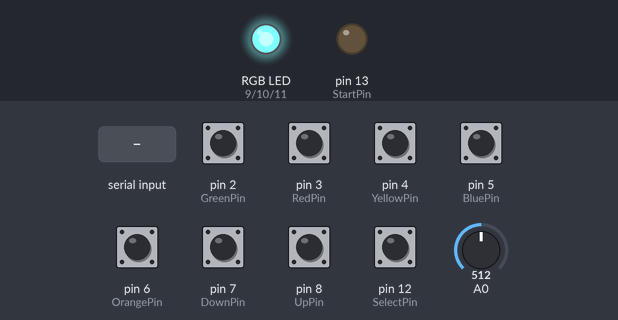
Simulated run of this sketch. Board: Arduino Uno, built with avr-gcc and run on an emulated ATmega328P. On the bench: an RGB LED mixed from three pins (HIGH = lit), output pins drawn as LEDs (lit = HIGH). The test bench sets the inputs (shaded band); at power-on: pin 2 (GreenPin), pin 3 (RedPin), pin 4 (YellowPin), pin 5 (BluePin), pin 6 (OrangePin), pin 7 (DownPin), pin 8 (UpPin), pin 12 (SelectPin) HIGH, A0 = 512. What the sketch prints to the serial monitor is not drawn.

Above: at 1.2 s.
1.3 s: byte 30 received over Serial
At 1.7 s:
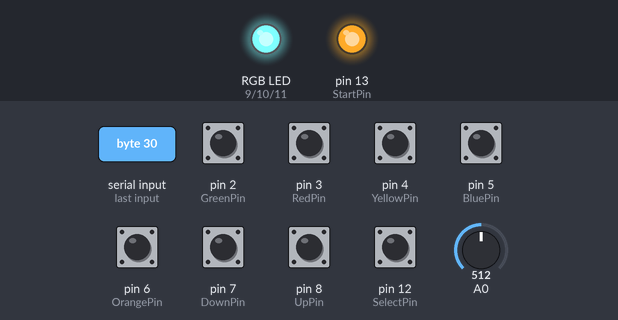
2.8 s: pin 2 (GreenPin) pulled LOW for 0.15 s
At 2.87 s:
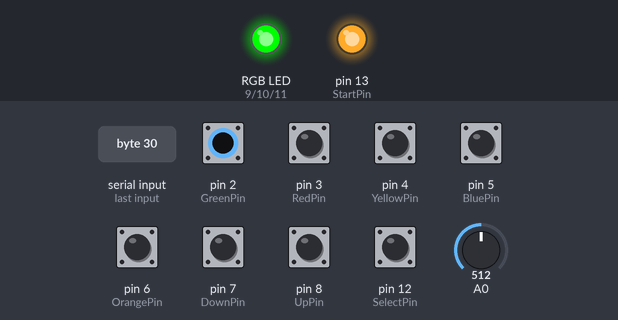
4.4 s: pin 3 (RedPin) pulled LOW for 0.15 s
At 4.47 s:
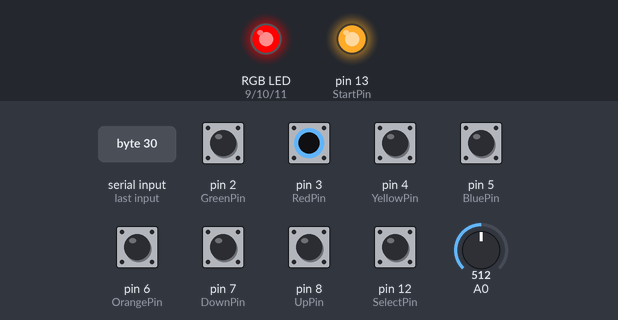
6.0 s: pin 4 (YellowPin) pulled LOW for 0.15 s
At 6.07 s:
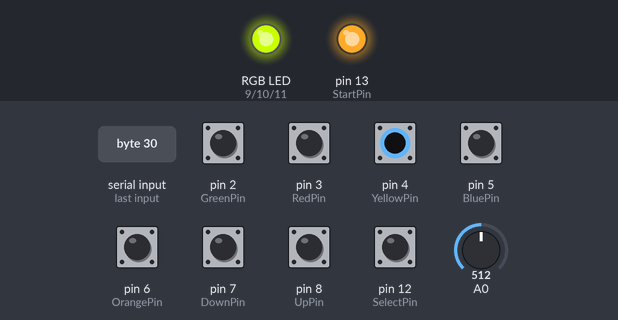
7.6 s: pin 5 (BluePin) pulled LOW for 0.15 s
At 7.67 s:
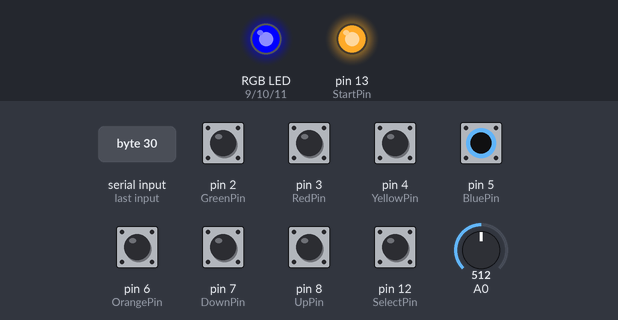
9.2 s: pin 6 (OrangePin) pulled LOW for 0.15 s
At 9.6 s:
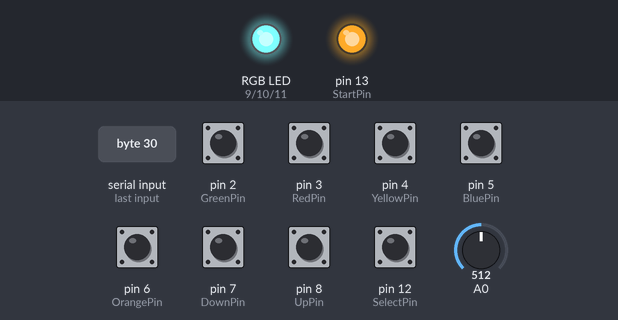
Timing chart, 0 to 11.8 s (numbered marks = the images above; inputs shaded):
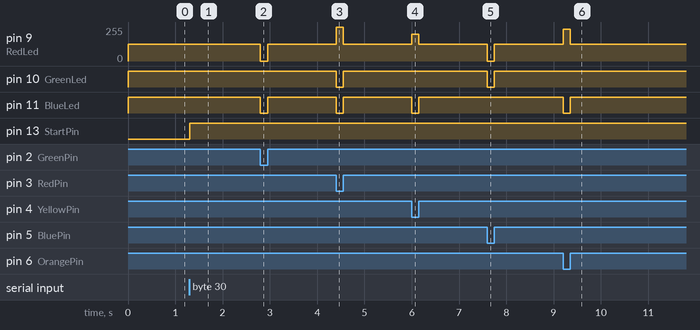

The sketch:

LesPaulToUnoJoy.ino
```cpp
#include "UnoJoy.h"

typedef void (* CallbackArray)(int);

const byte GreenPin = 2;
const byte RedPin = 3;
const byte YellowPin = 4;
const byte BluePin = 5;
const byte OrangePin = 6;

const byte DownPin = 7;
const byte UpPin = 8;

const byte SelectPin = 12;
const byte StartPin = 13;

const byte RedLed = 9;
const byte GreenLed = 10;
const byte BlueLed = 11;

const byte frets[] = {GreenPin, RedPin, YellowPin, BluePin, OrangePin};
const byte inputs[] = {UpPin, DownPin, SelectPin, StartPin};

byte buttons[sizeof(frets) + sizeof(inputs)];

const byte outputPins[3] = {RedLed, GreenLed, BlueLed};

void setup(){
  mergeInputs();
  setupInputs();
  setupLeds();
  setupUnoJoy();
}

void mergeInputs() {
  memcpy(buttons, frets, sizeof(frets));
  memcpy(&buttons[sizeof(frets)], inputs, sizeof(inputs));
}

void setupInputs(void){
  for (int i = 0; i < sizeof(buttons); i++){
    pinMode(buttons[i], INPUT);
    digitalWrite(buttons[i], HIGH);
  }

  pinMode(A0, INPUT);
  digitalWrite(A0, HIGH);
}

void setupLeds() {
  for (int i = 0; i < sizeof(outputPins); i++){
    pinMode(outputPins[i], OUTPUT);
  }
}

void loop(){
  dataForController_t controllerData = getControllerData();
  setControllerData(controllerData);
  setLeds();
}

void setLeds() {
  CallbackArray callbacks[] = {
    lightGreen,
    lightRed,
    lightYellow,
    lightBlue,
    lightOrange
  };

  for (int pin = sizeof(frets) - 1; pin >= 0; pin--){
    if (digitalRead(frets[pin]) == LOW) {
      callbacks[pin](NULL);
      return;
    }
  }

  lightWhite();
}

void lightGreen() {
  digitalWrite(RedLed, LOW);
  digitalWrite(GreenLed, HIGH);
  digitalWrite(BlueLed, LOW);
}

void lightRed() {
  digitalWrite(RedLed, HIGH);
  digitalWrite(GreenLed, LOW);
  digitalWrite(BlueLed, LOW);
}

void lightYellow() {
  analogWrite(RedLed, 200);
  analogWrite(GreenLed, 255);
  digitalWrite(BlueLed, LOW);
}

void lightBlue() {
  digitalWrite(RedLed, LOW);
  digitalWrite(GreenLed, LOW);
  digitalWrite(BlueLed, HIGH);
}

void lightOrange() {
  analogWrite(RedLed, 240);
  analogWrite(GreenLed, 255);
  digitalWrite(BlueLed, LOW);
}

void lightWhite() {
  analogWrite(RedLed, 127);
  analogWrite(GreenLed, 255);
  analogWrite(BlueLed, 255);
}

dataForController_t getControllerData(void){
  dataForController_t controllerData = getBlankDataForController();

  controllerData.squareOn = !digitalRead(GreenPin);
  controllerData.crossOn = !digitalRead(RedPin);
  controllerData.circleOn = !digitalRead(YellowPin);
  controllerData.triangleOn = !digitalRead(BluePin);
  controllerData.l1On = !digitalRead(OrangePin);

  controllerData.dpadUpOn = !digitalRead(UpPin);
  controllerData.dpadDownOn = !digitalRead(DownPin);

  controllerData.selectOn = !digitalRead(SelectPin);
  controllerData.startOn = !digitalRead(StartPin);

  controllerData.leftStickX = analogRead(A0) >> 2;

  return controllerData;
}
```

UnoJoy.h
```cpp
/*  UnoJoy.h
 *   Alan Chatham - 2012
 *    RMIT Exertion Games Lab
 *
 *  This library gives you a standard way to create Arduino code that talks
 *   to the UnoJoy firmware in order to make native USB game controllers.
 *  Functions:
 *   setupUnoJoy()
 *   getBlankDataForController()
 *   setControllerData(dataForController_t dataToSet)
 *
 *   NOTE: You cannot use pins 0 or 1 if you use this code - they are used by the serial communication.
 *         Also, the setupUnoJoy() function starts the serial port at 38400, so if you're using
 *         the serial port to debug and it's not working, this may be your problem.
 *
 *   === How to use this library ===
 *   If you want, you can move this file into your Arduino/Libraries folder, then use it like a normal library.
 *   However, since you'll need to refer to the details of the dataForController_t struct in this file, I would suggest you use
 *    it by adding it to your Arduino sketch manually (in Arduino, go to Sketch->Add file...)
 *
 *  To use this library to make a controller, you'll need to do 3 things:
 *   Call setupUnoJoy(); in the setup() block
 *   Create and populate a dataForController_t type variable and fill it with your data
 *         The getBlankDataForController() function is good for that.
 *   Call setControllerData(yourData); where yourData is the variable from above,
 *         somewhere in your loop(), once you're ready to push your controller data to the system.
 *         If you forget to call sendControllerData in your loop, your controller won't ever do anything
 *
 *  You can then debug the controller with the included Processing sketch, UnoJoyProcessingVisualizer
 *
 *  To turn it into an actual USB video game controller, you'll reflash the
 *   Arduino's communication's chip using the instructions found in the 'Firmware' folder,
 *   then unplug and re-plug in the Arduino.
 *
 *  Details about the dataForController_t type are below, but in order to create and use it,
 *   you'll declare it like:
 *
 *      dataForController_t sexyControllerData;
 *
 *   and then control button presses and analog stick movement with statements like:
 *
 *      sexyControllerData.triangleOn = 1;   // Marks the triangle button as pressed
 *      sexyControllerData.squareOn = 0;     // Marks the square button as unpressed
 *      sexyControllerData.leftStickX = 90;  // Analog stick values can range from 0 - 255
 */

#ifndef UNOJOY_H
#define UNOJOY_H
    #include <stdint.h>
    #include <util/atomic.h>
    #include <Arduino.h>

    // This struct is the core of the library.
    //  You'll create an instance of this and manipulate it,
    //  then use the setControllerData function to send that data out.
    //  Don't change this - the order of the fields is important for
    //  the communication between the Arduino and it's communications chip.
	typedef struct dataForController_t
	{
		uint8_t triangleOn : 1;  // Each of these member variables
		uint8_t circleOn : 1;    //  control if a button is off or on
		uint8_t squareOn : 1;    // For the buttons,
		uint8_t crossOn : 1;     //  0 is off
		uint8_t l1On : 1;        //  1 is on
		uint8_t l2On : 1;
		uint8_t l3On : 1;        // The : 1 here just tells the compiler
		uint8_t r1On : 1;        //  to only have 1 bit for each variable.
                                 //  This saves a lot of space for our type!
		uint8_t r2On : 1;
		uint8_t r3On : 1;
		uint8_t selectOn : 1;
		uint8_t startOn : 1;
		uint8_t homeOn : 1;
		uint8_t dpadLeftOn : 1;
		uint8_t dpadUpOn : 1;
		uint8_t dpadRightOn : 1;

		uint8_t dpadDownOn : 1;
        uint8_t padding : 7;     // We end with 7 bytes of padding to make sure we get our data aligned in bytes

		uint8_t leftStickX : 8;  // Each of the analog stick values can range from 0 to 255
		uint8_t leftStickY : 8;  //  0 is fully left or up
		uint8_t rightStickX : 8; //  255 is fully right or down
		uint8_t rightStickY : 8; //  128 is centered.
                                 // Important - analogRead(pin) returns a 10 bit value, so if you're getting strange
                                 //  results from analogRead, you may need to do (analogRead(pin) >> 2) to get good data
	} dataForController_t;

    // Call setupUnoJoy in the setup block of your program.
    //  It sets up the hardware UnoJoy needs to work properly
    void setupUnoJoy(void);

    // You can also call the set
    void setupUnoJoy(int);

    // This sets the controller to reflect the button and
    // joystick positions you input (as a dataForController_t).
    // The controller will just send a zeroed (joysticks centered)
    // signal until you tell it otherwise with this function.
    void setControllerData(dataForController_t);

    // This function gives you a quick way to get a fresh
    //  dataForController_t with:
    //    No buttons pressed
    //    Joysticks centered
    // Very useful for starting each loop with a blank controller, for instance.
    // It returns a dataForController_t, so you want to call it like:
    //    myControllerData = getBlankDataForController();
    dataForController_t getBlankDataForController(void);


//----- End of the interface code you should be using -----//
//----- Below here is the actual implementation of

  // This dataForController_t is used to store
  //  the controller data that you want to send
  //  out to the controller.  You shouldn't mess
  //  with this directly - call setControllerData instead
  dataForController_t controllerDataBuffer;

  // This updates the data that the controller is sending out.
  //  The system actually works as following:
  //  The UnoJoy firmware on the ATmega8u2 regularly polls the
  //  Arduino chip for individual bytes of a dataForController_t.
  //
  void setControllerData(dataForController_t controllerData){
    // Probably unecessary, but this guarantees that the data
    //  gets copied to our buffer all at once.
    ATOMIC_BLOCK(ATOMIC_FORCEON){
      controllerDataBuffer = controllerData;
    }
  }

  // serialCheckInterval governs how many ms between
  //  checks to the serial port for data.
  //  It shouldn't go above 20 or so, otherwise you might
  //  get unreliable data transmission to the UnoJoy firmware,
  //  since after it sends a request, it waits 25 ms for a response.
  //  If you really need to make it bigger than that, you'll have to
  //  adjust that timeout in the UnoJoy ATmega8u2 firmware code as well.
  volatile int serialCheckInterval = 1;
  // This is an internal counter variable to count ms between
  //  serial check times
  int serialCheckCounter = 0;

  // This is the setup function - it sets up the serial communication
  //  and the timer interrupt for actually sending the data back and forth.
  void setupUnoJoy(void){
    // First, let's zero out our controller data buffer (center the sticks)
    controllerDataBuffer = getBlankDataForController();

    // Start the serial port at the specific, low-error rate UnoJoy uses.
    //  If you want to change the rate, you'll have to change it in the
    //  firmware for the ATmega8u2 as well.  250,000 is actually the best rate,
    //  but it's not supported on Macs, breaking the processing debugger.
    Serial.begin(38400);

    // Now set up the Timer 0 compare register A
    //  so that Timer0 (used for millis() and such)
    //  also fires an interrupt when it's equal to
    //  128, not just on overflow.
    // This will fire our timer interrupt almost
    //  every 1 ms (1024 us to be exact).
    OCR0A = 128;
    TIMSK0 |= (1 << OCIE0A);
  }

  // If you really need to change the serial polling
  //  interval, use this function to initialize UnoJoy.
  //  interval is the polling frequency, in ms.
  void setupUnoJoy(int interval){
    serialCheckInterval = interval;
    setupUnoJoy();
  }

  // This interrupt gets called approximately once per ms.
  //  It counts how many ms between serial port polls,
  //  and if it's been long enough, polls the serial
  //  port to see if the UnoJoy firmware requested data.
  //  If it did, it transmits the appropriate data back.
  ISR(TIMER0_COMPA_vect){
    serialCheckCounter++;
    if (serialCheckCounter >= serialCheckInterval){
      serialCheckCounter = 0;
      // If there is incoming data stored in the Arduino serial buffer
      while (Serial.available() > 0) {
        pinMode(13, OUTPUT);
        //digitalWrite(13, HIGH);
        // Get incoming byte from the ATmega8u2
        byte inByte = Serial.read();
        // That number tells us which byte of the dataForController_t struct
        //  to send out.
        Serial.write(((uint8_t*)&controllerDataBuffer)[inByte]);
        //digitalWrite(13, LOW);
      }
    }
  }

  // Returns a zeroed out (joysticks centered)
  //  dataForController_t variable
  dataForController_t getBlankDataForController(void){
    // Create a dataForController_t
    dataForController_t controllerData;
    // Make the buttons zero
    controllerData.triangleOn = 0;
    controllerData.circleOn = 0;
    controllerData.squareOn = 0;
    controllerData.crossOn = 0;
    controllerData.l1On = 0;
    controllerData.l2On = 0;
    controllerData.l3On = 0;
    controllerData.r1On = 0;
    controllerData.r2On = 0;
    controllerData.r3On = 0;
    controllerData.dpadLeftOn = 0;
    controllerData.dpadUpOn = 0;
    controllerData.dpadRightOn = 0;
    controllerData.dpadDownOn = 0;
    controllerData.selectOn = 0;
    controllerData.startOn = 0;
    controllerData.homeOn = 0;
    //Set the sticks to 128 - centered
    controllerData.leftStickX = 128;
    controllerData.leftStickY = 128;
    controllerData.rightStickX = 128;
    controllerData.rightStickY = 128;
    // And return the data!
    return controllerData;
  }

#endif
```

Measured:
- after the input at 1.3 s, pin 13 (StartPin): LOW → HIGH at once
- after the input at 2.8 s, pin 9 (RedLed): 127/255 → 0/255 at once, → 127/255 0.15 s later; pin 11 (BlueLed): HIGH → LOW at once, → HIGH 0.15 s later
- after the input at 4.4 s, pin 9 (RedLed): 127/255 → 255/255 at once, → 127/255 0.15 s later; pin 10 (GreenLed), pin 11 (BlueLed): HIGH → LOW at once, → HIGH 0.15 s later
- after the input at 6.0 s, pin 9 (RedLed): 127/255 → 200/255 at once, → 127/255 0.15 s later; pin 11 (BlueLed): HIGH → LOW at once, → HIGH 0.15 s later
- after the input at 7.6 s, pin 9 (RedLed): 127/255 → 0/255 at once, → 127/255 0.15 s later; pin 10 (GreenLed): HIGH → LOW at once, → HIGH 0.15 s later
- after the input at 9.2 s, pin 9 (RedLed): 127/255 → 240/255 at once, → 127/255 0.15 s later; pin 11 (BlueLed): HIGH → LOW at once, → HIGH 0.15 s later
